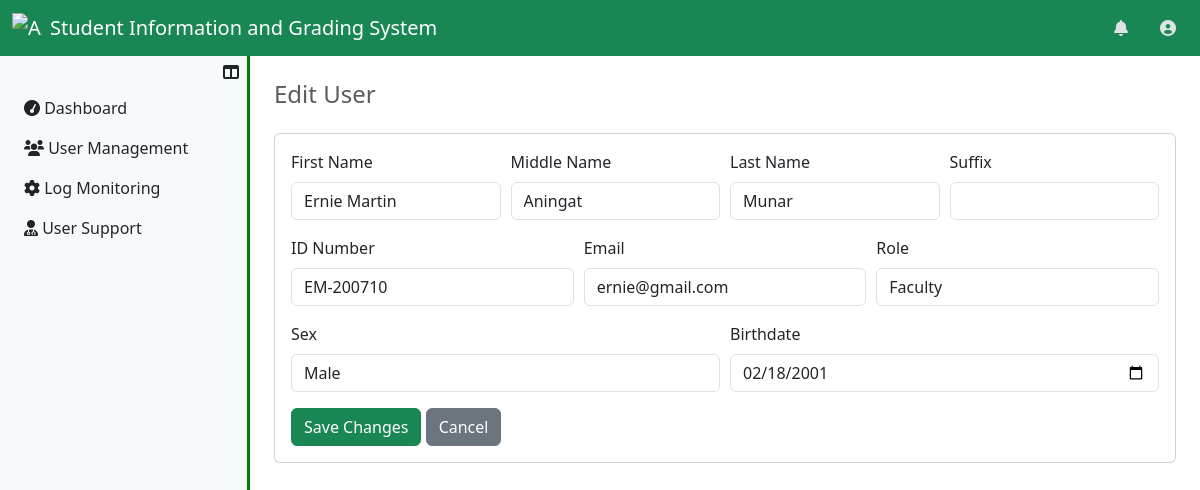
Screenshot of /UserSystemAdmin/EditUser.php?user_id=3 (signed in) with the database file from the repository.
### tables this page shows
CREATE TABLE `users_tbl` (
  `user_id` int(11) NOT NULL,
  `id_number` varchar(50) NOT NULL,
  `u_fname` varchar(50) NOT NULL,
  `u_mname` varchar(50) DEFAULT NULL,
  `u_lname` varchar(50) NOT NULL,
  `u_suffix` varchar(10) DEFAULT NULL,
  `u_sex` enum('Male','Female') NOT NULL,
  `u_birthdate` date NOT NULL,
  `user_email` varchar(50) NOT NULL,
  `role` enum('Faculty','Registrar') NOT NULL,
  `user_password` longtext NOT NULL,
  `user_profile` mediumtext NOT NULL,
  `user_status` enum('Active','Inactive') NOT NULL
);

### UserSystemAdmin/EditUser.php (the view, shortened to what this page needs)
<?php
  include ("../server_connection/db_connect.php");
?>
<?php
    if (isset($_GET['user_id'])) {
        $user_id = $_GET['user_id'];
        $sql = "SELECT * FROM users_tbl WHERE user_id='$user_id'";
        try{
        $result = $conn->prepare($sql);
        $result->execute();
        if($result->rowCount()>0){
            $data = $result->fetch(PDO::FETCH_ASSOC);
            $id_number = $data["id_number"];
            $u_fname = $data["u_fname"];
            $u_mname = $data["u_mname"];
            $u_lname = $data["u_lname"];
            $u_suffix = $data["u_suffix"];
            $u_sex = $data["u_sex"];
            $u_birthdate = $data["u_birthdate"];
            $user_email = $data["user_email"];
            $role = $data["role"];
        }
        }catch(Exception $e){
        echo "Error" . $e;
        }
    };
?>
<!DOCTYPE html>
<html lang="en">
<head>
    <link href="https://stackpath.bootstrapcdn.com/bootstrap/4.5.2/css/bootstrap.min.css" rel="stylesheet">
    <link rel="stylesheet" href="../../Bootstrap/css/bootstrap.min.css">
</head>
<body>
    <?php
        include '../Assets/components/Navbar.php';
    ?>
    <div class="d-flex">
        <?php
            include '../Assets/components/AdminSidebar.php';
        ?>
        <div class="content p-4 w-100">
            <h4 class="text-muted mb-4">Edit User</h4>
            <div class="main-content">
                <div class="card">
                    <div class="card-body">
                        <form action="EditUser.php" method="post">
                            <div class="form-row">
                                <div class="form-group col-md-3">
                                    <label for="u_fname">First Name</label>
                                    <input type="text" class="form-control" id="u_fname" name="u_fname" value="<?php echo $u_fname ?>" required>
                                </div>
                                <div class="form-group col-md-3">
                                    <label for="u_mname">Middle Name</label>
                                    <input type="text" class="form-control" id="u_mname" name="u_mname" value="<?php echo $u_mname ?>">
                                </div>
                                <div class="form-group col-md-3">
                                    <label for="u_lname">Last Name</label>
                                    <input type="text" class="form-control" id="u_lname" name="u_lname" value="<?php echo $u_lname?>" required>
                                </div>
                                <div class="form-group col-md-3">
                                    <label for="u_suffix">Suffix</label>
                                    <input type="text" class="form-control" id="u_suffix" name="u_suffix" value="<?php echo $u_suffix?>">
                                </div>
                            </div>
                            <div class="form-row">
                                <div class="form-group col-md-4">
                                    <label for="id_number">ID Number</label>
                                    <input type="text" class="form-control" id="id_number" name="id_number" value="<?php echo $id_number ?>" required>
                                </div>
                                <div class="form-group col-md-4">
                                    <label for="user_email">Email</label>
                                    <input type="email" class="form-control" id="user_email" name="user_email" value="<?php echo $user_email ?>" required>
                                </div>
                                <div class="form-group col-md-4">
                                    <label for="role">Role</label>
                                    <select id="role" name="role" class="form-control" required>
                                        <option value="Faculty" <?php echo ($role == "Faculty") ? "selected" : ""; ?>>Faculty</option>
                                    </select>
                                </div>
                            </div>
                            <div class="form-row">
                                <div class="form-group col-md-6">
                                    <label for="u_sex">Sex</label>
                                    <select id="u_sex" name="u_sex" class="form-control" required>
                                        <option value="Male" <?php echo ($u_sex == "Male") ? "selected" : ""; ?>>Male</option>
                                    </select>
                                </div>
                                <div class="form-group col-md-6">
                                    <label for="u_birthdate">Birthdate</label>
                                    <input type="date" class="form-control" id="u_birthdate" name="u_birthdate" value="<?php echo $u_birthdate ?>" required>
                                </div>
                            </div>
                            <button type="submit" name="saveEdit" id="saveEdit" class="btn btn-success">Save Changes</button>
                            <a href="user_management.php" class="btn btn-secondary"> Cancel </a>
                        </form>
                    </div>
                </div>
            </div>
        </div>
    </div>
</body>
</html>

### Assets/components/AdminSidebar.php (style rules this page uses)
html, body { height: 100vh; margin: 0; overflow: hidden; }

### rows the page displays
users_tbl: u_fname "Ernie Martin", u_mname "Aningat", u_lname "Munar", id_number "EM-200710", user_email "ernie@gmail.com", role "Faculty", u_sex "Male", u_birthdate "02/18/2001"
